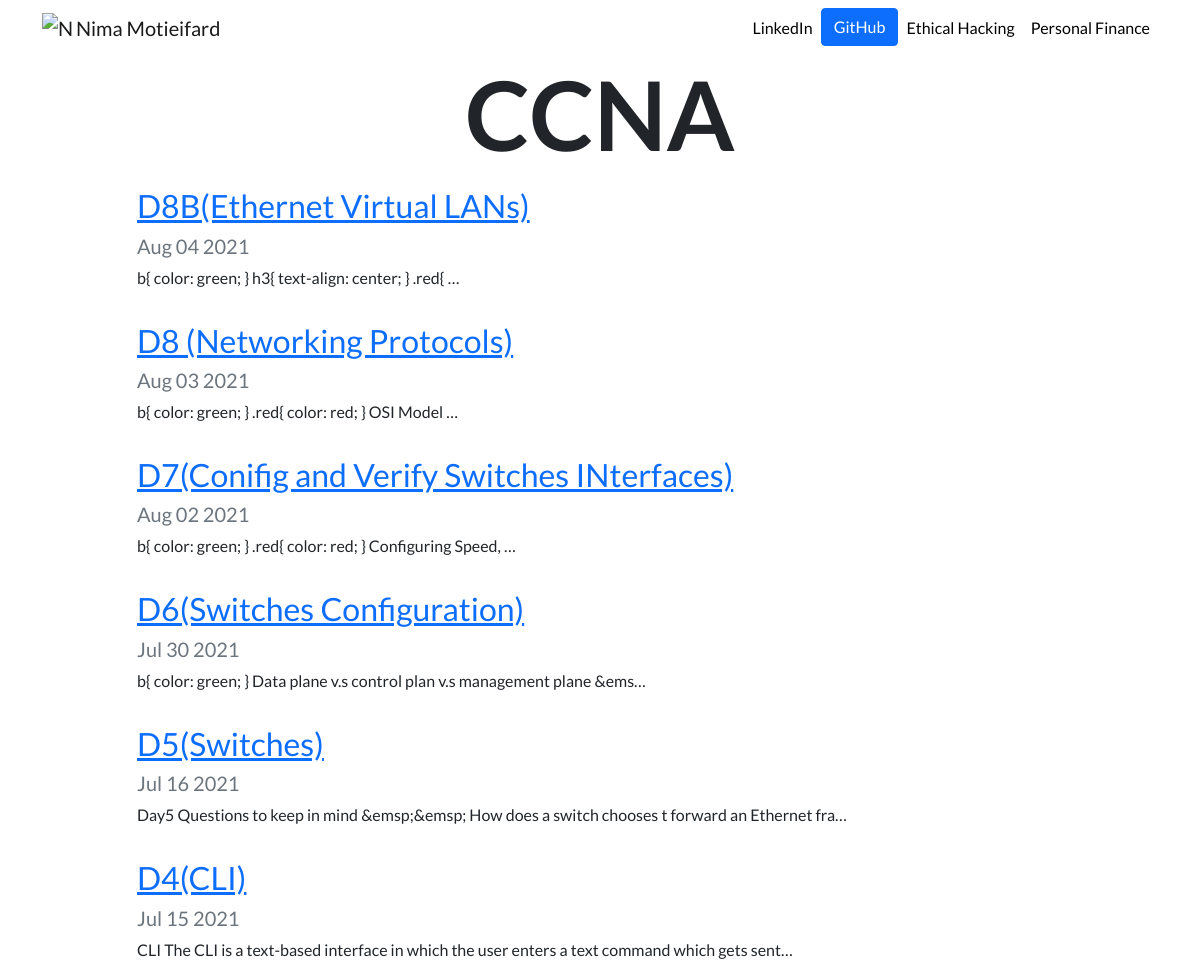
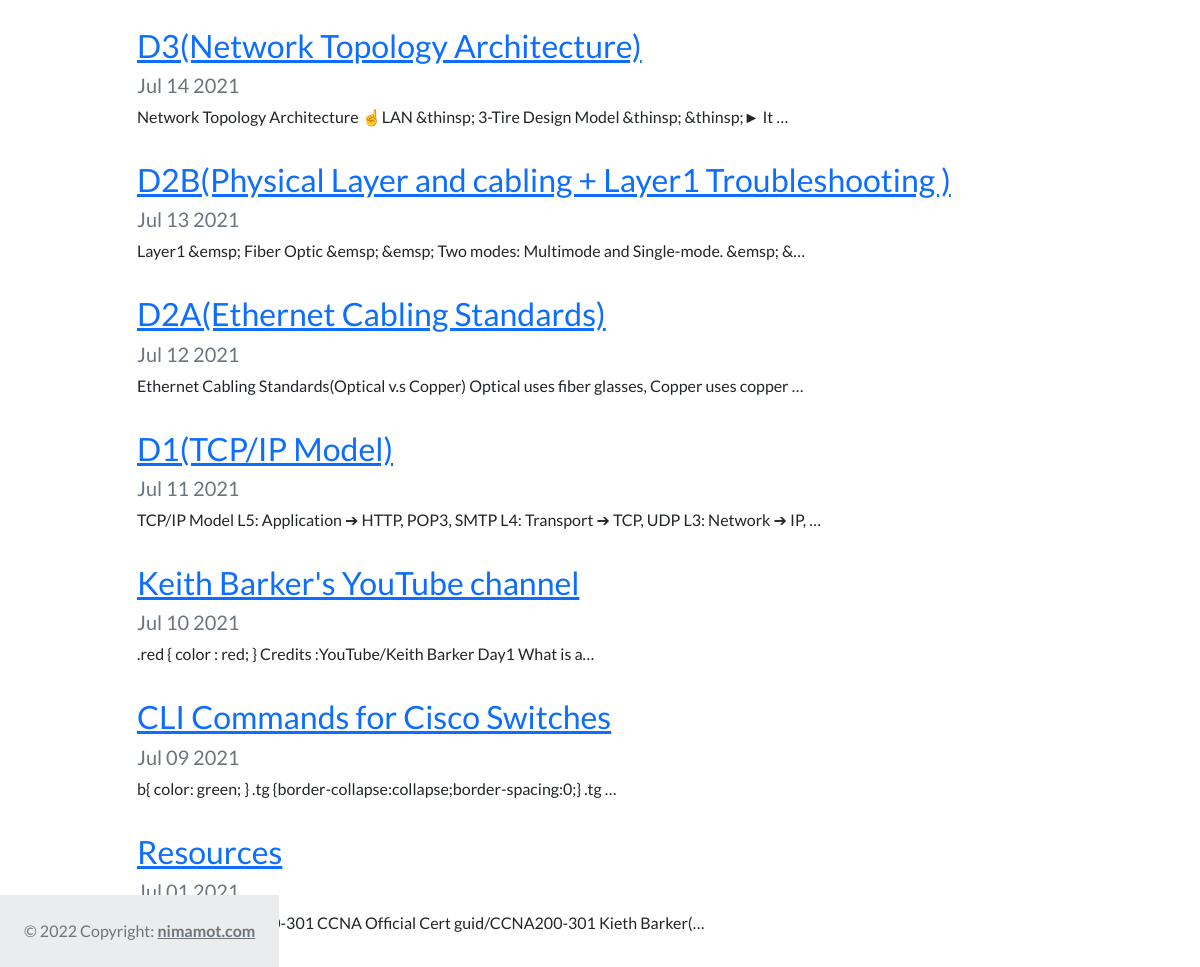
The page /blog/ on the database as committed earlier (2 pictures, top to bottom).
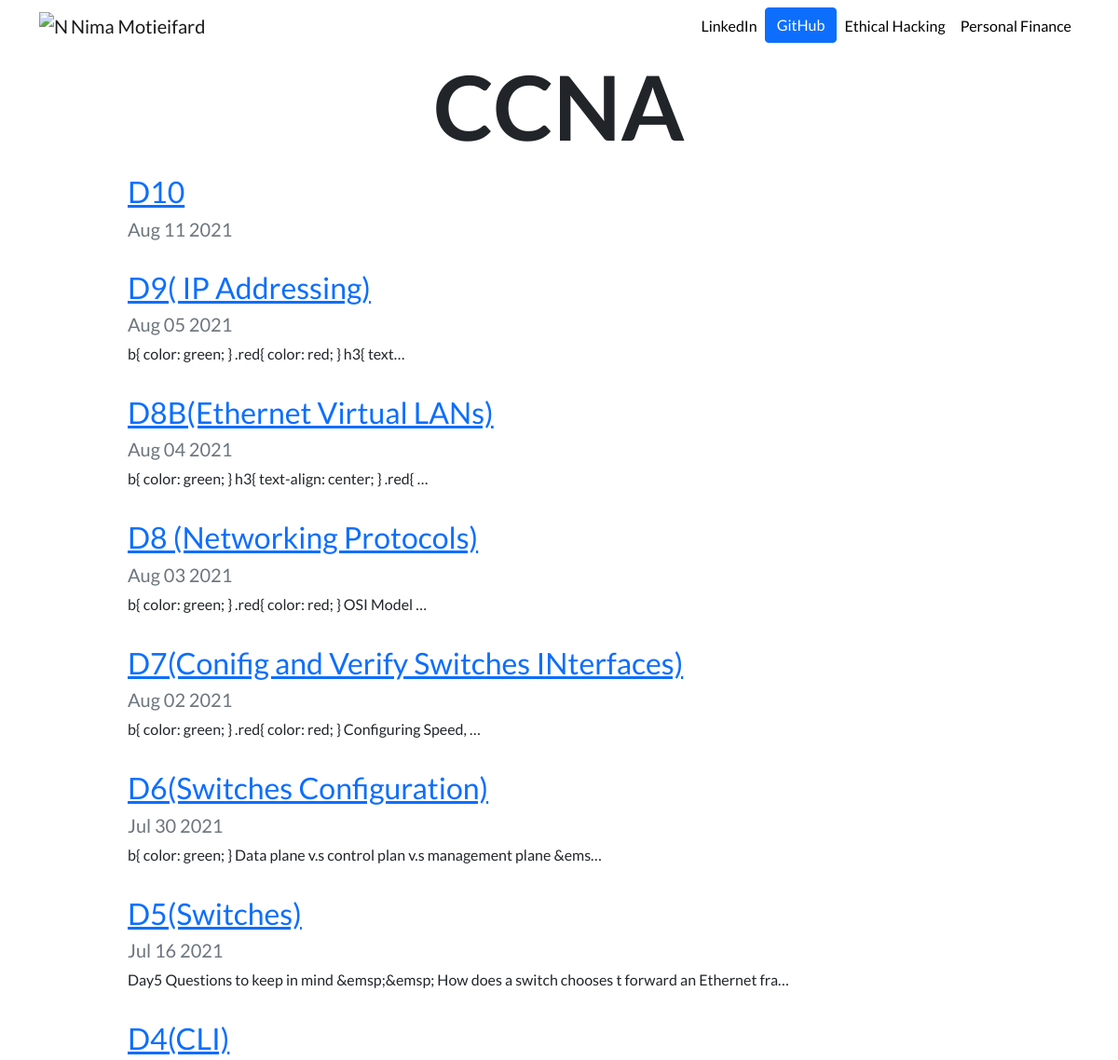
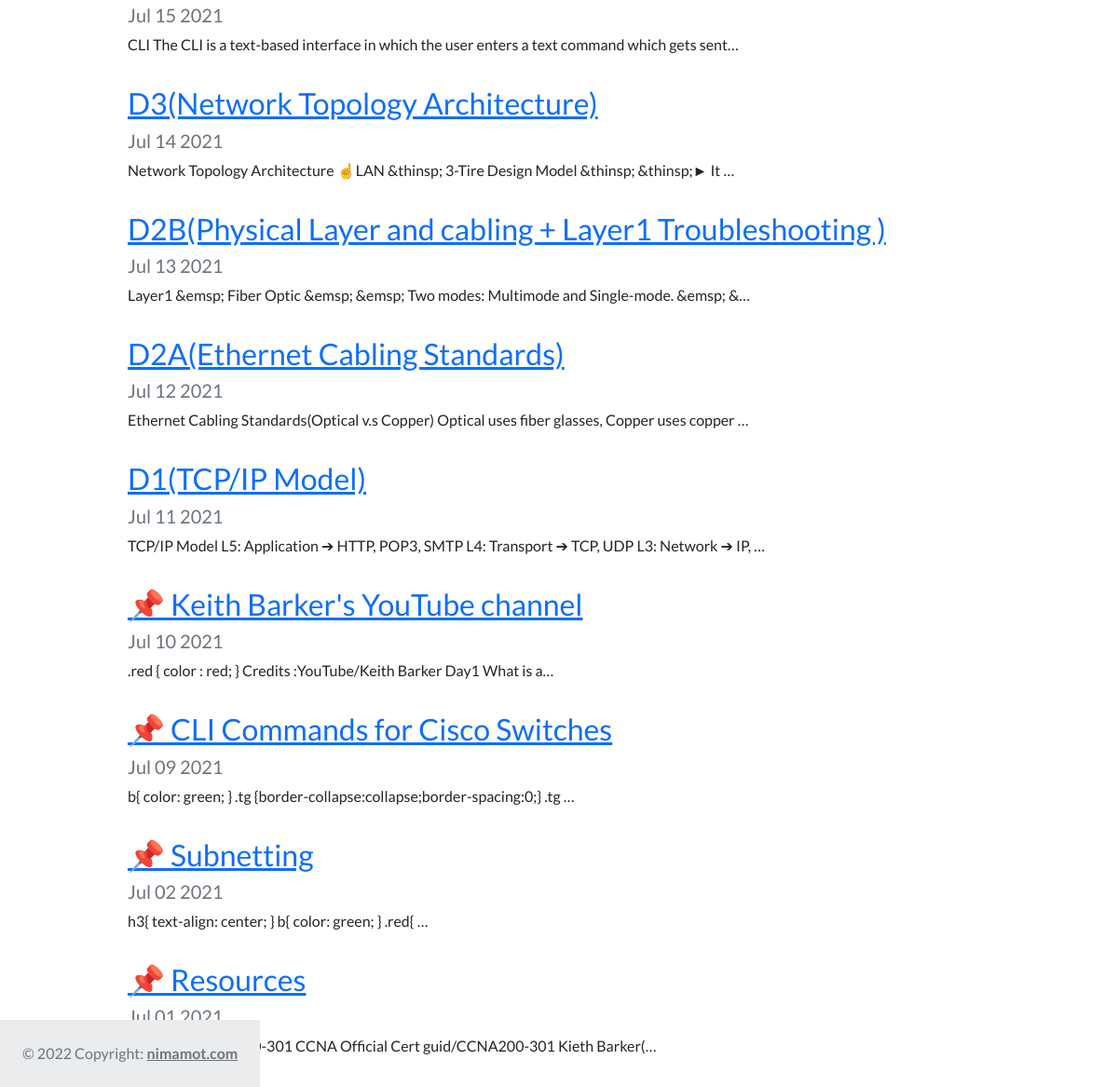
The same page on the database as committed later (2 pictures, top to bottom).
### blog/models.py (models this page shows, shortened)
class Blog(models.Model):
    title = models.CharField(max_length=200)
    description = models.TextField()
    date = models.DateField()

### blog/views.py (the view)
# urls.py: path('', views.all_blogs, name='all_blogs'),
def all_blogs(request):
    blogs = Blog.objects.order_by('-date')
    return render(request, 'blog/all_blogs.html', {'blogs':blogs})

### blog/templates/blog/all_blogs.html
{% extends 'portfolio/base.html' %}
{% load static %}
{% block content %}
<h1 id="blogtitle" class="font-weight-bold text-center">CCNA</h1>
{% for blog in blogs %}
<div class="row justify-content-center my-3">
  <div class="col-md-10">
    <a href="{% url 'blog:detail' blog.id %}">
      <h2>{{ blog.title }}</h2>
    </a>
    <h5 class="text-muted">{{ blog.date|date:'M d Y' }}</h5>
    <p>{{ blog.description|striptags|truncatechars:100 }}</p>
  </div>
</div>
{% endfor %}
{% endblock %}

Rows that differ between the two databases and show on the page:
added Blog: title "D10", date "Aug 11 2021"
added Blog: title "D9( IP Addressing)", date "Aug 05 2021", description "b{ color: green; } .red{ color: red; } h3{ text…"
changed Blog ".red { color : red; } Credits :YouTube/Keith Barker Day1 What is a…": title "Keith Barker's YouTube channel" → "📌 Keith Barker's YouTube channel"
changed Blog "b{ color: green; } .tg {border-collapse:collapse;border-spacing:0;} .tg …": title "CLI Commands for Cisco Switches" → "📌 CLI Commands for Cisco Switches"
added Blog: title "📌 Subnetting", date "Jul 02 2021", description "h3{ text-align: center; } b{ color: green; } .red{ …"
changed Blog "ITPROTV/CCNA200-301 CCNA Official Cert guid/CCNA200-301 Kieth Barker(…": title "Resources" → "📌 Resources"
